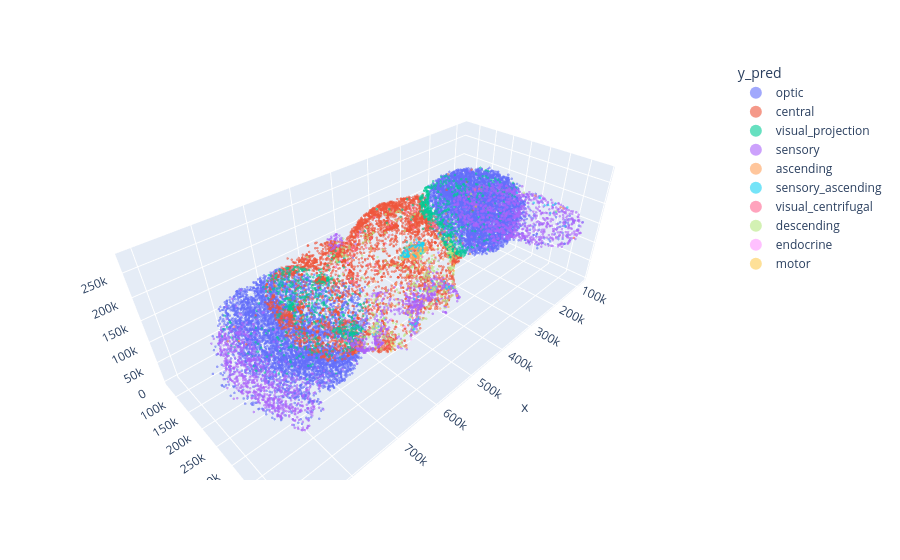

Write notebook code for a chart like this one.
### Markdown cell above
## Merge με τις προβλέψεις

Ενώνω τις θέσεις με το `results/test_predictions.csv` (μόνο οι 20.887 νευρώνες του test set, με `y_true` και `y_pred` του `model_np`). Ελέγχω ότι δεν υπάρχουν κενές συντεταγμένες μετά το merge.

### Code cell
import plotly.express as px

fig = px.scatter_3d(
    df, x="x", y="y", z="z",
    color="y_pred",
    opacity=0.6,
)
fig.update_traces(marker_size=1.5)
fig.update_layout(
    scene_aspectmode="data",
    legend_itemsizing="constant",
)
fig.show()

### Figure 1 — Plotly figure (JSON) as saved in the notebook; plotly's stock layout.template omitted (floating-point values rounded to 4 significant figures; data arrays with more than 128 entries replaced by an {"elided": "..."} marker saying what was removed)
{"data": [{"hovertemplate": "y_pred=optic<br>x=%{x}<br>y=%{y}<br>z=%{z}<extra></extra>", "legendgroup": "optic", "marker": {"color": "#636efa", "opacity": 0.6, "size": 1.5, "symbol": "circle"}, "mode": "markers", "name": "optic", "scene": "scene", "showlegend": true, "type": "scatter3d", "x": {"elided": "11592 float values"}, "y": {"elided": "11592 float values"}, "z": {"elided": "11592 float values"}}, {"hovertemplate": "y_pred=central<br>x=%{x}<br>y=%{y}<br>z=%{z}<extra></extra>", "legendgroup": "central", "marker": {"color": "#EF553B", "opacity": 0.6, "size": 1.5, "symbol": "circle"}, "mode": "markers", "name": "central", "scene": "scene", "showlegend": true, "type": "scatter3d", "x": {"elided": "4732 float values"}, "y": {"elided": "4732 float values"}, "z": {"elided": "4732 float values"}}, {"hovertemplate": "y_pred=visual_projection<br>x=%{x}<br>y=%{y}<br>z=%{z}<extra></extra>", "legendgroup": "visual_projection", "marker": {"color": "#00cc96", "opacity": 0.6, "size": 1.5, "symbol": "circle"}, "mode": "markers", "name": "visual_projection", "scene": "scene", "showlegend": true, "type": "scatter3d", "x": {"elided": "1178 float values"}, "y": {"elided": "1178 float values"}, "z": {"elided": "1178 float values"}}, {"hovertemplate": "y_pred=sensory<br>x=%{x}<br>y=%{y}<br>z=%{z}<extra></extra>", "legendgroup": "sensory", "marker": {"color": "#ab63fa", "opacity": 0.6, "size": 1.5, "symbol": "circle"}, "mode": "markers", "name": "sensory", "scene": "scene", "showlegend": true, "type": "scatter3d", "x": {"elided": "2528 float values"}, "y": {"elided": "2528 float values"}, "z": {"elided": "2528 float values"}}, {"hovertemplate": "y_pred=ascending<br>x=%{x}<br>y=%{y}<br>z=%{z}<extra></extra>", "legendgroup": "ascending", "marker": {"color": "#FFA15A", "opacity": 0.6, "size": 1.5, "symbol": "circle"}, "mode": "markers", "name": "ascending", "scene": "scene", "showlegend": true, "type": "scatter3d", "x": {"elided": "308 float values"}, "y": {"elided": "308 float values"}, "z": {"elided": "308 float values"}}, {"hovertemplate": "y_pred=sensory_ascending<br>x=%{x}<br>y=%{y}<br>z=%{z}<extra></extra>", "legendgroup": "sensory_ascending", "marker": {"color": "#19d3f3", "opacity": 0.6, "size": 1.5, "symbol": "circle"}, "mode": "markers", "name": "sensory_ascending", "scene": "scene", "showlegend": true, "type": "scatter3d", "x": {"elided": "131 float values"}, "y": {"elided": "131 float values"}, "z": {"elided": "131 float values"}}, {"hovertemplate": "y_pred=visual_centrifugal<br>x=%{x}<br>y=%{y}<br>z=%{z}<extra></extra>", "legendgroup": "visual_centrifugal", "marker": {"color": "#FF6692", "opacity": 0.6, "size": 1.5, "symbol": "circle"}, "mode": "markers", "name": "visual_centrifugal", "scene": "scene", "showlegend": true, "type": "scatter3d", "x": [691100.0, 396000.0, 637400.0, 404400.0, 417400.0, 390600.0, 713800.0, 409100.0, 342000.0, 682500.0, 552000.0, 557100.0, 392600.0, 590400.0, 549600.0, 660000.0, 428500.0, 540000.0, 565800.0, 425500.0, 418500.0, 372400.0, 500000.0, 582700.0, 419800.0, 684600.0, 491000.0, 322300.0, 352300.0, 403500.0, 634800.0, 419300.0, 415800.0, 411300.0, 637600.0, 696500.0, 495900.0, 434800.0, 541000.0, 662000.0, 501300.0, 538800.0, 408500.0, 311200.0, 646200.0, 637400.0, 543000.0, 460100.0, 399900.0, 379200.0, 456900.0, 403500.0, 520200.0, 514000.0, 626900.0, 412300.0, 573700.0, 542800.0, 362900.0, 495200.0, 504200.0, 412400.0, 404100.0, 484800.0, 645900.0, 429300.0, 548300.0, 553100.0, 423600.0, 467400.0, 331200.0, 550600.0, 384900.0, 341200.0, 680400.0, 591000.0, 728700.0, 502900.0, 610900.0, 658500.0, 502000.0, 298000.0, 720200.0, 541100.0, 440900.0, 416200.0, 588100.0, 312700.0, 698600.0], "y": [281500.0, 248000.0, 306400.0, 261500.0, 205000.0, 267600.0, 257700.0, 196700.0, 259100.0, 306000.0, 244600.0, 182300.0, 268300.0, 207100.0, 239700.0, 255000.0, 275400.0, 168700.0, 238200.0, 272200.0, 272500.0, 239100.0, 227600.0, 304900.0, 215300.0, 316500.0, 215100.0, 290400.0, 274200.0, 204400.0, 287200.0, 207700.0, 276400.0, 199800.0, 282800.0, 188200.0, 279300.0, 198200.0, 163700.0, 128300.0, 134200.0, 213200.0, 289600.0, 261700.0, 285700.0, 286700.0, 208000.0, 232100.0, 279500.0, 265900.0, 351800.0, 244200.0, 109200.0, 149100.0, 280800.0, 271400.0, 210300.0, 193200.0, 198800.0, 167800.0, 318400.0, 202500.0, 202300.0, 218200.0, 281100.0, 281300.0, 120500.0, 192100.0, 273900.0, 148600.0, 254800.0, 127300.0, 237300.0, 289800.0, 213600.0, 198200.0, 196000.0, 196100.0, 219500.0, 263400.0, 240200.0, 282400.0, 260500.0, 151600.0, 152700.0, 190200.0, 223300.0, 218400.0, 263400.0], "z": [111400.0, 220200.0, 193900.0, 226600.0, 226100.0, 70600.0, 74080.0, 227600.0, 127200.0, 108100.0, 174600.0, 184800.0, 196600.0, 199300.0, 160000.0, 186300.0, 222000.0, 173600.0, 180400.0, 226400.0, 226900.0, 181500.0, 211400.0, 25360.0, 190400.0, 94960.0, 220300.0, 267800.0, 133200.0, 217000.0, 199100.0, 198200.0, 212600.0, 81240.0, 201800.0, 144000.0, 48720.0, 108600.0, 174200.0, 166900.0, 166400.0, 38480.0, 207300.0, 123800.0, 207200.0, 193500.0, 192900.0, 159400.0, 198600.0, 226000.0, 127600.0, 207400.0, 146100.0, 186200.0, 206400.0, 208500.0, 200900.0, 28120.0, 191500.0, 175500.0, 205900.0, 82160.0, 226300.0, 222800.0, 206700.0, 221200.0, 151900.0, 186700.0, 224600.0, 206000.0, 149200.0, 151200.0, 187300.0, 259000.0, 152100.0, 32920.0, 121400.0, 49000.0, 174400.0, 181000.0, 91840.0, 258600.0, 110200.0, 181600.0, 133000.0, 214200.0, 202700.0, 162700.0, 131900.0]}, {"hovertemplate": "y_pred=descending<br>x=%{x}<br>y=%{y}<br>z=%{z}<extra></extra>", "legendgroup": "descending", "marker": {"color": "#B6E880", "opacity": 0.6, "size": 1.5, "symbol": "circle"}, "mode": "markers", "name": "descending", "scene": "scene", "showlegend": true, "type": "scatter3d", "x": {"elided": "303 float values"}, "y": {"elided": "303 float values"}, "z": {"elided": "303 float values"}}, {"hovertemplate": "y_pred=endocrine<br>x=%{x}<br>y=%{y}<br>z=%{z}<extra></extra>", "legendgroup": "endocrine", "marker": {"color": "#FF97FF", "opacity": 0.6, "size": 1.5, "symbol": "circle"}, "mode": "markers", "name": "endocrine", "scene": "scene", "showlegend": true, "type": "scatter3d", "x": [526800.0, 451700.0, 532200.0, 523900.0, 507100.0, 570300.0, 549700.0, 520700.0, 538000.0, 526700.0, 588500.0], "y": [125900.0, 177800.0, 89790.0, 190000.0, 99560.0, 356000.0, 281200.0, 96750.0, 308100.0, 125200.0, 150600.0], "z": [110000.0, 202000.0, 85480.0, 55600.0, 70680.0, 70960.0, 61680.0, 102000.0, 51680.0, 110000.0, 171100.0]}, {"hovertemplate": "y_pred=motor<br>x=%{x}<br>y=%{y}<br>z=%{z}<extra></extra>", "legendgroup": "motor", "marker": {"color": "#FECB52", "opacity": 0.6, "size": 1.5, "symbol": "circle"}, "mode": "markers", "name": "motor", "scene": "scene", "showlegend": true, "type": "scatter3d", "x": [600200.0, 583200.0, 402700.0, 622700.0, 422300.0, 635800.0, 402200.0, 654100.0, 582400.0, 556400.0, 643900.0, 586700.0, 551600.0, 596800.0, 462500.0], "y": [360100.0, 325700.0, 313800.0, 346800.0, 329300.0, 326900.0, 307300.0, 314500.0, 364200.0, 364400.0, 336500.0, 321000.0, 368800.0, 329600.0, 307400.0], "z": [127900.0, 43080.0, 137400.0, 149600.0, 139400.0, 110300.0, 161200.0, 104100.0, 136700.0, 121000.0, 136200.0, 44680.0, 159800.0, 40960.0, 56760.0]}], "layout": {"legend": {"itemsizing": "constant", "title": {"text": "y_pred"}, "tracegroupgap": 0}, "margin": {"t": 60}, "scene": {"aspectmode": "data", "domain": {"x": [0.0, 1.0], "y": [0.0, 1.0]}, "xaxis": {"title": {"text": "x"}}, "yaxis": {"title": {"text": "y"}}, "zaxis": {"title": {"text": "z"}}}}}
